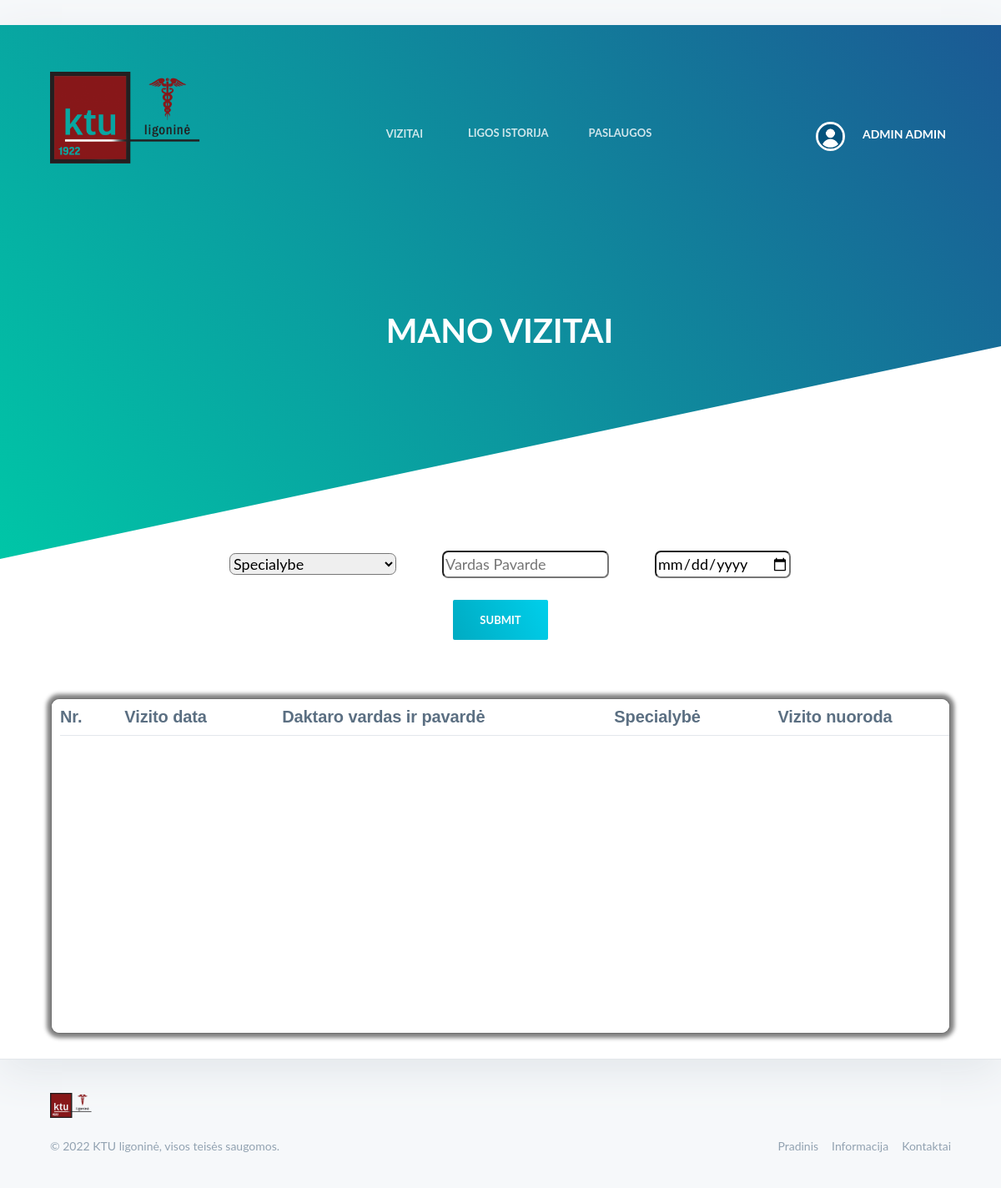
/vizitai (signed in), run on the app's committed database.
### app.py (models this page shows, shortened)
class User(db.Model, UserMixin):
    unique_id = db.Column(db.String(20), primary_key = True, unique = True)
    first_name = db.Column(db.String(20))
    last_name = db.Column(db.String(20))
    personal_code = db.Column(db.String(11))
    email = db.Column(db.String(50))
    phone = db.Column(db.String(15))
    position = db.Column(db.String(50))
    working_hours = db.Column(db.String(300))
    password = db.Column(db.String(50))
    image_url = db.Column(db.String(100))

### app.py (the view)
@login_required
@app.route('/vizitai', methods=['GET', 'POST'])
def visits():
    FilterVisits.position = SelectField("test",choices = getAllpositions())
    form = FilterVisits()
    if request.method == 'POST':
        visit, len2 = getPatientsVisitsList1(form.first_lastname.data, form.visit_date.data, form.position.data)
        return render_template('visits.html', user = current_user, form = form, visits = visit , len = len2)
    else:
        visit, len2 = getPatientsVisitsList()
        return render_template('visits.html', user = current_user, form = form, visits = visit, len = len2)

### app.py
class FilterVisits(FlaskForm):
    position = SelectField("test")
    first_lastname = StringField('Vardas Pavarde')
    visit_date = DateField('0000-00-00')

### app.py (called while the page is built)
@user_login.user_loader
def load_user(user_id):
    return User.query.get(user_id)

def getPatientsVisitsList():
    doctor_list = []
    doctor = Visits.query.filter_by(user_unique_id = current_user.unique_id).all()
    for x in doctor:
        a = db.session.query(User).filter_by(unique_id = x.get_id()).first()
        x.doctordoctor_name = a.first_name + " " + a.last_name
        x.doctor_position = a.position
        doctor_list.append(x)
    return doctor_list, len(doctor_list)

def getAllpositions():
    tulpe = (0, "Specialybe")
    newarr = [tulpe]
    positions  = db.session.query(User.position).filter(User.position.isnot("Pacientas"), User.position.isnot("Administratorius")).all()
    for x in positions:
        tulpe = (x[0], x[0])
        newarr.append(tulpe)
    return list(dict.fromkeys(newarr))

### templates/visits.html (shortened to what this page needs)
﻿<html class="sr" lang="lt">
<head>
    <link href="https://cdn.jsdelivr.net/npm/bootstrap@4.5.0/dist/css/bootstrap.min.css" rel="stylesheet">
    <link href="{{ url_for('static', filename='styles/visits/style.css') }}" type="text/css" rel="stylesheet">
</head>
<body class="is-boxed has-animations" style="height: 100%;">
    <div class="body-wrap boxed-container">
        <header class="site-header">
            <div class="container">
                <div class="site-header-inner">
                    <div class="brand header-brand">
                        <h1 class="m-0">
                            <a href="#">
                                <svg width="32" height="32" viewBox="0 0 32 32" xmlns="http://www.w3.org/2000/svg">
                                    <title>KTU ligonine</title>
                                    <defs>
										<div id="header" style="min-width:200px;">
                                            <a href="{{ url_for('home') }}"><img class="main-logo" src="{{ url_for('static', filename='logo.png') }}" alt=""></a>
										</div>
                                    </defs>
                                    <path d="M16 32C7.163 32 0 24.837 0 16S7.163 0 16 0s16 7.163 16 16-7.163 16-16 16zm0-10a6 6 0 1 0 0-12 6 6 0 0 0 0 12z" fill="url(#logo-gradient)" fill-rule="evenodd"/>
                                </svg>
                            </a>
                        </h1>
                    </div>
                    <ul class="header-links list-reset m-0 menu-pos">
                        <div class="dropdown">
                            <button class="dropbtn">
                                <li><a href="{{ url_for('visits') }}">Vizitai </a></li>
                            </button>
                        </div>
                        <li><a href="{{ url_for('patient_history') }}">Ligos istorija</a></li>
                        <li><a href="{{ url_for('patient_services') }}">Paslaugos</a></li>
                    </ul>
                    <div class="navbar_right menu-pos">
                        <img src="{{ url_for('static', filename='user_images/' + user.image_url) }}" alt="profile_pic" style="position: absolute; border-radius: 50%;">
                        <div class="dropdown">
                            <button class="dropbtn">
                                <span class="username" style="padding-left: 50px;">{{ user.first_name }} {{ user.last_name }} </span>
                            </button>
                        </div>
                	</div>
                </div>
            </div>
        </header>
        <div class="container">
            <div class="site-header-inner">
                <div class="brand header-brand" style="padding: 60px; width: 1078px; text-align: center;">
                    <p class="section-header">Mano vizitai</p>
                </div>
            </div>
        </div>
        <form class="search-box" style="width: 950px; margin-left: auto; margin-right: auto; margin-top: 100px;" method="POST" action="{{ url_for('visits') }}">
            {{form.position}}
            {{form.first_lastname(placeholder='Vardas Pavarde')}}
            {{form.visit_date}}
                <div style="text-align: center; margin-bottom:50px; margin-top: -20px;">
                    <input class="button button-primary" type="submit">
                </div>
        </form>
            <div class="card overflow-hidden" style="width:1078px;margin:0 auto;float:none;margin-bottom:30px;border-radius:10px;box-shadow: 0px 0px 5px 5px grey;">
                <div style="text-align:left">
                    <div class="tablescroll">
                        <table class="tabledesc">
                            <tbody>
                                <tr>
                                    <th>Nr.</th>
                                    <th>Vizito data</th>
                                    <th>Daktaro vardas ir pavardė</th>
                                    <th>Specialybė</th>
                                    <th>Vizito nuoroda</th>
                                </tr>
                            </tbody>
                        </table>
                    </div>
                </div>
            </div>
        </div>
    <footer class="site-footer">
        <div class="container">
            <div class="site-footer-inner">
                <div class="brand footer-brand">
                    <a href="#">
                        <img src="{{ url_for('static', filename='logo.png') }}" alt="" viewbox="0 0 32 32" width="50" height="50">
                    </a>
                </div>
                <ul class="footer-links list-reset">
                    <li>
                        <a href="{{ url_for('home') }}">Pradinis</a>
                    </li>
                    <li>
                        <a href="{{ url_for('info') }}">Informacija</a>
                    </li>
                    <li>
                        <a href="{{ url_for('contacts') }}">Kontaktai</a>
                    </li>
                </ul>
                <ul></ul>
                <div class="footer-copyright">© 2022 KTU ligoninė, visos teisės saugomos.</div>
            </div>
        </div>
    </footer>
</body>
</html>

### data on the page
User: image_url (placeholder picture), first_name "ADMIN", last_name "ADMIN"
